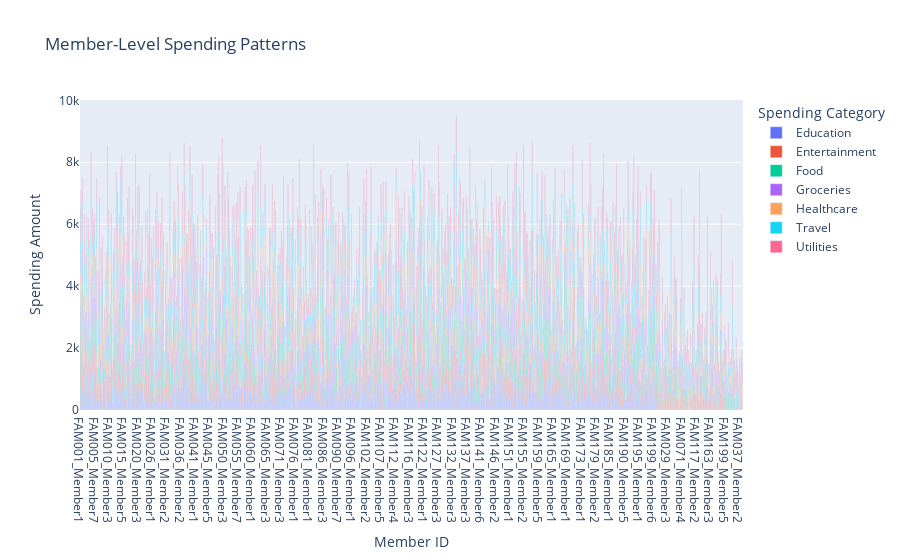

The code cell stored with this chart in its notebook:
### Code cell
member_spending_fig = px.bar(
    member_spending,
    x='Member ID',
    y='Amount',
    color='Category',
    title="Member-Level Spending Patterns",
    labels={"Amount": "Spending Amount", "Category": "Spending Category"}
)

member_spending_fig.show()

### Figure 1 — Plotly figure (JSON) as saved in the notebook; plotly's stock layout.template omitted (floating-point values rounded to 4 significant figures; data arrays with more than 128 entries replaced by an {"elided": "..."} marker saying what was removed)
{"data": [{"alignmentgroup": "True", "hovertemplate": "Spending Category=Education<br>Member ID=%{x}<br>Spending Amount=%{y}<extra></extra>", "legendgroup": "Education", "marker": {"color": "#636efa", "pattern": {"shape": ""}}, "name": "Education", "offsetgroup": "Education", "orientation": "v", "showlegend": true, "textposition": "auto", "type": "bar", "x": {"elided": "808 str values"}, "xaxis": "x", "y": {"elided": "808 float values"}, "yaxis": "y"}, {"alignmentgroup": "True", "hovertemplate": "Spending Category=Entertainment<br>Member ID=%{x}<br>Spending Amount=%{y}<extra></extra>", "legendgroup": "Entertainment", "marker": {"color": "#EF553B", "pattern": {"shape": ""}}, "name": "Entertainment", "offsetgroup": "Entertainment", "orientation": "v", "showlegend": true, "textposition": "auto", "type": "bar", "x": {"elided": "821 str values"}, "xaxis": "x", "y": {"elided": "821 float values"}, "yaxis": "y"}, {"alignmentgroup": "True", "hovertemplate": "Spending Category=Food<br>Member ID=%{x}<br>Spending Amount=%{y}<extra></extra>", "legendgroup": "Food", "marker": {"color": "#00cc96", "pattern": {"shape": ""}}, "name": "Food", "offsetgroup": "Food", "orientation": "v", "showlegend": true, "textposition": "auto", "type": "bar", "x": {"elided": "812 str values"}, "xaxis": "x", "y": {"elided": "812 float values"}, "yaxis": "y"}, {"alignmentgroup": "True", "hovertemplate": "Spending Category=Groceries<br>Member ID=%{x}<br>Spending Amount=%{y}<extra></extra>", "legendgroup": "Groceries", "marker": {"color": "#ab63fa", "pattern": {"shape": ""}}, "name": "Groceries", "offsetgroup": "Groceries", "orientation": "v", "showlegend": true, "textposition": "auto", "type": "bar", "x": {"elided": "808 str values"}, "xaxis": "x", "y": {"elided": "808 float values"}, "yaxis": "y"}, {"alignmentgroup": "True", "hovertemplate": "Spending Category=Healthcare<br>Member ID=%{x}<br>Spending Amount=%{y}<extra></extra>", "legendgroup": "Healthcare", "marker": {"color": "#FFA15A", "pattern": {"shape": ""}}, "name": "Healthcare", "offsetgroup": "Healthcare", "orientation": "v", "showlegend": true, "textposition": "auto", "type": "bar", "x": {"elided": "805 str values"}, "xaxis": "x", "y": {"elided": "805 float values"}, "yaxis": "y"}, {"alignmentgroup": "True", "hovertemplate": "Spending Category=Travel<br>Member ID=%{x}<br>Spending Amount=%{y}<extra></extra>", "legendgroup": "Travel", "marker": {"color": "#19d3f3", "pattern": {"shape": ""}}, "name": "Travel", "offsetgroup": "Travel", "orientation": "v", "showlegend": true, "textposition": "auto", "type": "bar", "x": {"elided": "811 str values"}, "xaxis": "x", "y": {"elided": "811 float values"}, "yaxis": "y"}, {"alignmentgroup": "True", "hovertemplate": "Spending Category=Utilities<br>Member ID=%{x}<br>Spending Amount=%{y}<extra></extra>", "legendgroup": "Utilities", "marker": {"color": "#FF6692", "pattern": {"shape": ""}}, "name": "Utilities", "offsetgroup": "Utilities", "orientation": "v", "showlegend": true, "textposition": "auto", "type": "bar", "x": {"elided": "804 str values"}, "xaxis": "x", "y": {"elided": "804 float values"}, "yaxis": "y"}], "layout": {"barmode": "relative", "legend": {"title": {"text": "Spending Category"}, "tracegroupgap": 0}, "title": {"text": "Member-Level Spending Patterns"}, "xaxis": {"anchor": "y", "domain": [0, 1], "title": {"text": "Member ID"}}, "yaxis": {"anchor": "x", "domain": [0, 1], "title": {"text": "Spending Amount"}}}}
